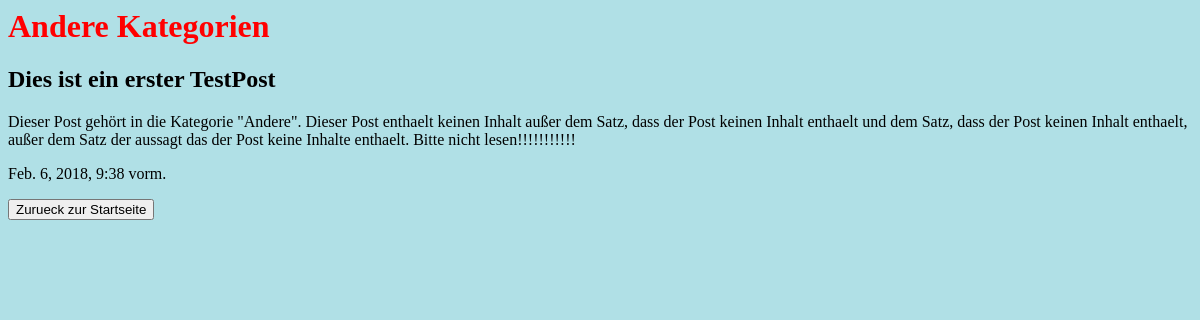
The app's page /Blog/Andere/, older data.
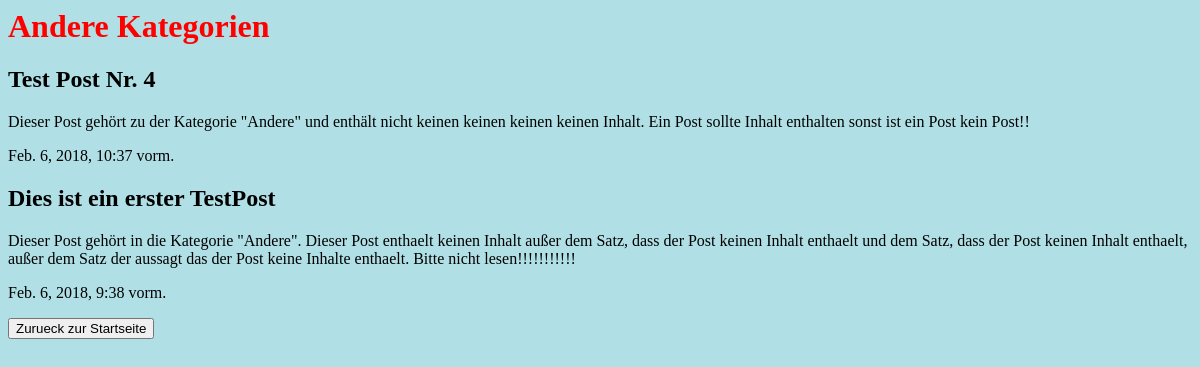
The same page, newer data.
### Blog/models.py (models this page shows)
class Post(models.Model):
    Categorys = (
        ('Reisen','Reisen'),
        ('Arbeit','Arbeit'),
        ('Freizeit','Freizeit'),
        ('Andere','Andere'),
    )
    title = models.CharField(max_length=200)
    text = models.TextField()
    category = models.CharField(max_length=200, choices=Categorys, default='Andere')
    created_date = models.DateTimeField(
            default=timezone.now)

### Blog/views.py (the view)
# urls.py: path('Andere/',views.index1, name='index1'),
def index1(request):
    art = Post.objects.filter(category='Andere').order_by('-created_date')
    return render(request, 'Blog/Antemp.html',{
        'art':art
    })

### Blog/templates/Blog/Antemp.html (shortened to what this page needs)
<html>
<head>
</head>
<body style="background-color:powderblue;">
{% block content %}
<div>
<h1><font color="red">Andere Kategorien</font></h1>
</div>
    {% for art in art %}
    <h2>{{ art.title }}</h2>
    <p>{{ art.text }}</p>
    <p>{{ art.created_date }}<p>
    {% endfor %}
<form action="http://localhost:8000/Blog">
    <input type="submit" value="Zurueck zur Startseite">
</form>
{% endblock content %}
</body>
</html>

Row changes from the older to the newer data that the page shows:
added Post: title "Test Post Nr. 4", text "Dieser Post gehört zu der Kategorie \"Andere\" und enthält nicht keinen keinen keinen keinen Inhalt. Ein Post sollte Inhalt enthalten sonst ist ein Post kein Post!!", created_date "Feb. 6, 2018, 10:37 vorm."
